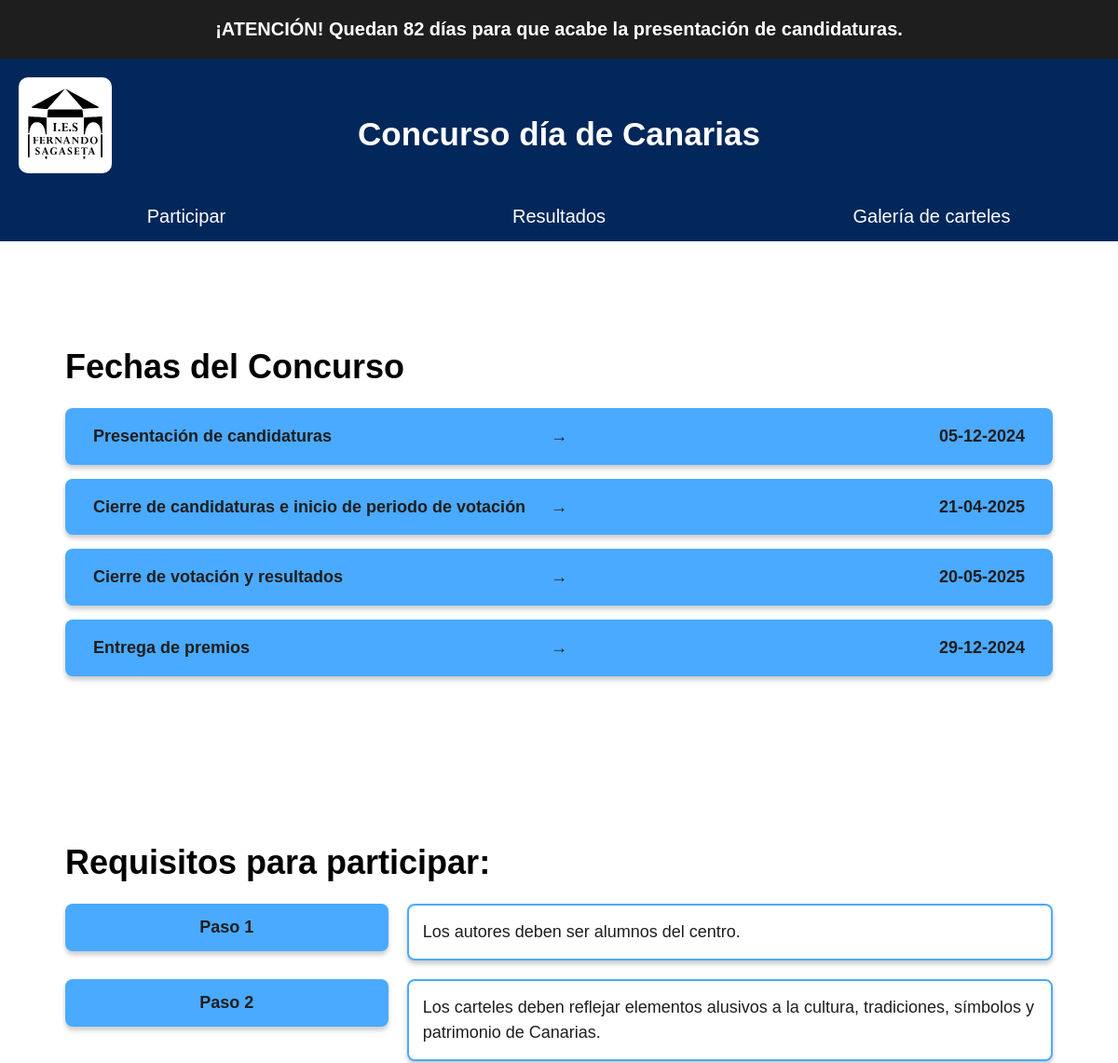
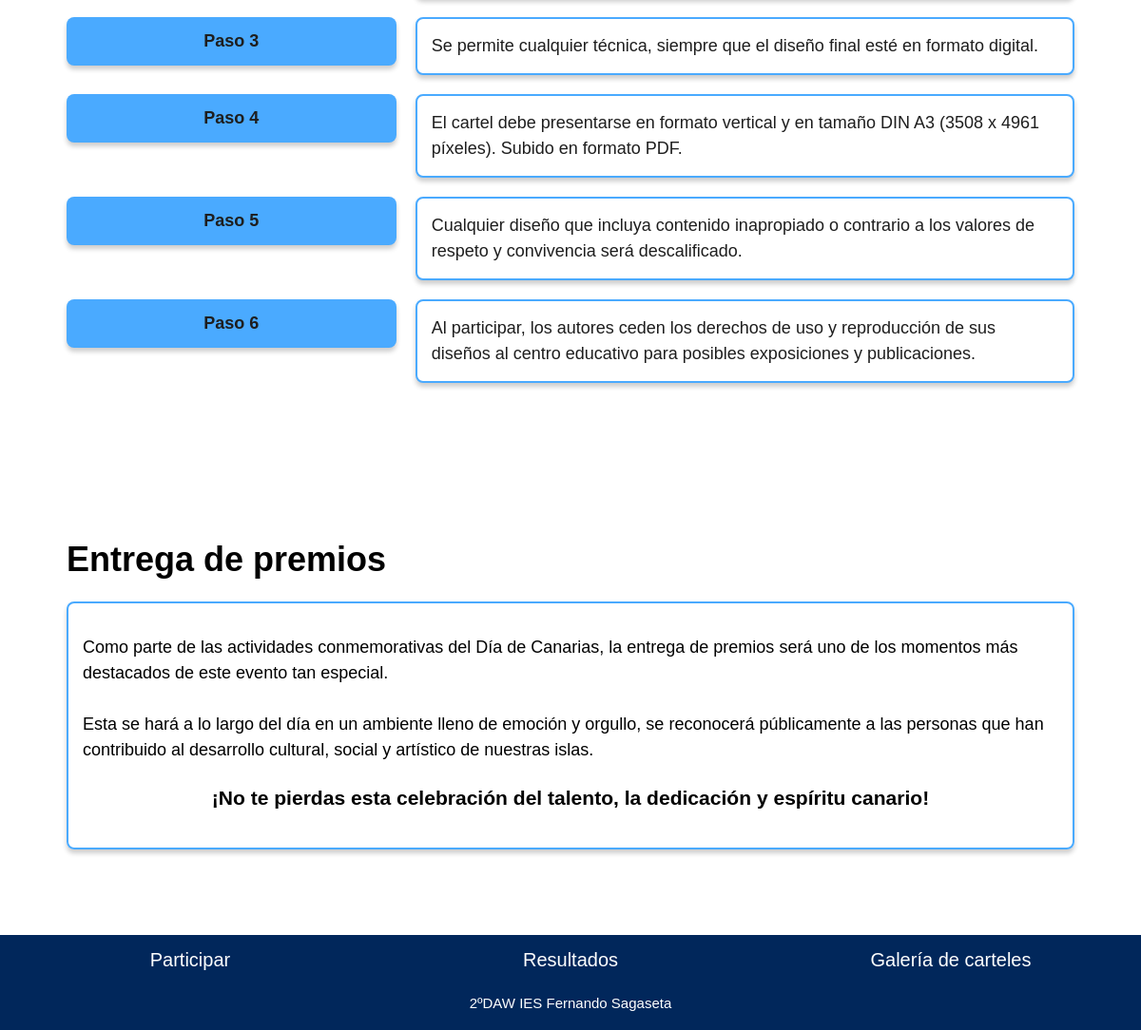
The page / on the database its author committed (2 pictures, top to bottom).
### tables this page shows
CREATE TABLE `fecha` (
  `id` int(11) NOT NULL,
  `fecha` date NOT NULL,
  `descripcion` text NOT NULL
);

### src/db/cx_alert.php (called while the page is built, shortened)
<?php
function getPlazoActual() {
    $conn = createConnection();
    $query = "SELECT fecha FROM fecha ORDER BY id ASC";
    try {
        $stmt = $conn->prepare($query);
        $stmt->execute();
        $fechas = $stmt->fetchAll(PDO::FETCH_COLUMN);
        $fechaActual = new DateTime();
        $fecha1 = new DateTime($fechas[0]);
        $fecha2 = new DateTime($fechas[1]);
        $fecha3 = new DateTime($fechas[2]);
        if ($fechaActual >= $fecha1 && $fechaActual < $fecha2) {
            return 1;
        } elseif ($fechaActual >= $fecha2 && $fechaActual < $fecha3) {
            return 2;
        } else {
            return 3;
        }
    } catch (PDOException $ex) {
        error_log("Error al ejecutar la consulta: " . $ex->getMessage());
        return 3;
    } finally {
        $conn = null;
    }
}
function getDiasRestantes() {
    $conn = createConnection();
    $query = "SELECT fecha FROM fecha ORDER BY id ASC";
    try {
        $stmt = $conn->prepare($query);
        $stmt->execute();
        $fechas = $stmt->fetchAll(PDO::FETCH_COLUMN);
        $fechaActual = new DateTime();
        $fecha1 = new DateTime($fechas[0]);
        $fecha2 = new DateTime($fechas[1]);
        $fecha3 = new DateTime($fechas[2]);
        if ($fechaActual >= $fecha1 && $fechaActual < $fecha2) {
            return $fechaActual->diff($fecha2)->days;
        } elseif ($fechaActual >= $fecha2 && $fechaActual < $fecha3) {
            return $fechaActual->diff($fecha3)->days;
        } else {
            return null;
        }
    } catch (PDOException $ex) {
        error_log("Error al ejecutar la consulta: " . $ex->getMessage());
        return null;
    } finally {
        $conn = null;
    }
}
?>

### src/db/cx_date.php (called while the page is built, shortened)
<?php
    function getDates(){
        try {
        	$conn = createConnection();
            $stmt = $conn->prepare("
                SELECT fecha, descripcion
                FROM fecha;
            ");
            $stmt->execute();
            return $stmt->fetchAll(PDO::FETCH_BOTH);
        } catch (PDOException $e) {
            echo "Error al realizar la consulta: " . $e->getMessage();
        }
    }
?>

### index.php (the view, shortened to what this page needs)
<!DOCTYPE html>
<html lang="en">
<head>
  <link rel="stylesheet" href="src/styles/base/normalize.css">
  <link rel="stylesheet" href="src/styles/base/base.css">
  <link rel="stylesheet" href="src/styles/header.css">
  <link rel="stylesheet" href="src/styles/footer.css">
  <link rel="stylesheet" href="src/styles/index.css">
</head>
<body>
  <section class="alert">
    <?php
      require_once "src/components/component_alert.php";
    ?>
  </section>
  <div>
    <header class="header_container">
      <a href="index.php" class="logo_sagaseta_container"><img src="src/img/logo_sagaseta.svg" alt="logo" class="logo_sagaseta"></a>
      <h1 class="header_title">Concurso día de Canarias</h1>
    </header>
    <div class="nav">
      <a href="src/pages/participate.php">Participar</a>
      <a href="src/pages/results.php">Resultados</a>
      <a href="src/pages/gallery.php">Galería de carteles</a>
    </div>
  </div>
  <main>
    <section class="section_date">
        <div class="fecha">
          <h1>Fechas del Concurso</h1>
            <?php
            require_once "src/db/cx_date.php";
            $result = getDates();
            if ($result && count($result) > 0) {
                foreach ($result as $fecha) {
                    echo "<div class='date-item'>";
                    echo "<span class='descripcion'>" . htmlspecialchars($fecha['descripcion']) . "</span> &rarr;";
                    echo "<span class='fechas'>" . htmlspecialchars(
                      DateTime::createFromFormat('Y-m-d', $fecha['fecha'])->format('d-m-Y')
                    ) . "</span>";
                    echo "</div>";
                }
            } else {
                echo "<p>No hay fechas disponibles.</p>";
            }
            ?>
        </div>
    </section>
    <section class="requirements">
      <h1>Requisitos para participar:</h1>
      <div class="steps-container">
        <div class="step">Paso 1</div>
        <div class="description">Los autores deben ser alumnos del centro.</div>
        <div class="step">Paso 2</div>
        <div class="description">Los carteles deben reflejar elementos alusivos a la cultura, tradiciones, símbolos y patrimonio de Canarias.</div>
        <div class="step">Paso 3</div>
        <div class="description">Se permite cualquier técnica, siempre que el diseño final esté en formato digital.</div>
        <div class="step">Paso 4</div>
        <div class="description">El cartel debe presentarse en formato vertical y en tamaño DIN A3 (3508 x 4961 píxeles). Subido en formato PDF.</div>
        <div class="step">Paso 5</div>
        <div class="description">Cualquier diseño que incluya contenido inapropiado o contrario a los valores de respeto y convivencia será descalificado.</div>
        <div class="step">Paso 6</div>
        <div class="description">Al participar, los autores ceden los derechos de uso y reproducción de sus diseños al centro educativo para posibles exposiciones y publicaciones.</div>
      </div>
    </section>
    <section class="results">
      <h1>Entrega de premios</h1>
        <div class="awards">
          <p> Como parte de las actividades conmemorativas del Día de Canarias, la entrega de premios será uno de los momentos más destacados de este evento tan especial.
          <br><br>
          Esta se hará a lo largo del día en un ambiente lleno de emoción y orgullo, se reconocerá públicamente a las personas que han contribuido al desarrollo cultural, social y artístico de nuestras islas.
          </p>
          <h3>¡No te pierdas esta celebración del talento, la dedicación y espíritu canario!</h3>
        </div>
      </section>
  </main>
  <footer class="footer_container">
    <div class="nav">
      <a href="src/pages/participate.php">Participar</a>
      <a href="src/pages/results.php">Resultados</a>
      <a href="src/pages/gallery.php">Galería de carteles</a>
    </div>
    <p>2ºDAW IES Fernando Sagaseta</p>
  </footer>
</body>
</html>

### src/components/component_alert.php (shortened to what this page needs)
<?php
    file_exists("../db/cx_alert.php") ? require_once "../db/cx_alert.php" : require_once "src/db/cx_alert.php";
    $plazoActual = getPlazoActual();
    $diasRestantes = getDiasRestantes();
    switch ($plazoActual) {
        case 1:
            echo "<p>¡ATENCIÓN! Quedan " . $diasRestantes . " días para que acabe la presentación de candidaturas.</p>";
            break;
    }
?>

### src/styles/base/base.css (style rules this page uses)
:root { --blue0: rgb(1, 39, 91); --blue1: #0067C2; --blue2: #1D95FF; --blue3: #4AAAFF; --blue4: #78BFFF; --blue5: #A5D5FF; --white: #ffffff; --gray: #9F9F9F; --black: #1E1E1E; }
*, *::after, *::before { box-sizing: inherit; }
html { box-sizing: border-box; font-size: 62.5%; font-family: Arial, sans-serif; }
html, body { margin: 0; height: 100%; }
body { display: flex; flex-direction: column; min-height: 100%; }
main { flex: 1 0 auto; padding: 2rem 2rem; font-size: 1.8rem; }
footer { flex-shrink: 0; width: 100%; }

### src/styles/header.css (style rules this page uses)
.header_container { display: flex; flex-direction: column; background-color: var(--blue0); align-items: center; }
.logo_sagaseta_container { background-color: var(--white); width: fit-content; height: fit-content; padding: 1rem; border-radius: 1rem; margin-top: 2rem; }
.logo_sagaseta { width: 8rem; height: 8rem; color: var(--blue0); }
.header_title { margin: 0; margin: 4rem 0 2rem 0; font-size: 3.5rem; text-wrap: nowrap; color: var(--white); }
.nav { background-color: var(--blue0); width: 100%; display: flex; flex-direction: column; justify-content: center; align-items: center; font-size: 2rem; }
.nav a { width: 100%; padding: 1.5rem 0; text-decoration: none; color: var(--white); text-align: center; }
@media (min-width: 768px) { .header_container { display: grid; grid-template-columns: repeat(4, 1fr); grid-column-gap: 2rem; } }
@media (min-width: 768px) { .logo_sagaseta_container { grid-column: 1 / 2; margin: 2rem 0 2rem 2rem; } }
@media (min-width: 768px) { .header_title { grid-column: 2 / 4; text-align: center; } }
@media (min-width: 768px) { .nav { display: flex; flex-direction: row; } }

### src/styles/footer.css (style rules this page uses)
.footer_container { background-color: var(--blue0); display: flex; flex-direction: column; justify-content: center; align-items: center; padding-bottom: 2rem; font-size: 2rem; }
footer p { font-size: 1.5rem; color: var(--white); margin: 0; }
footer .nav { margin-bottom: 1rem; }
@media (min-width: 768px) { .footer_container { display: grid; grid-template-columns: repeat(4, 1fr); grid-column-gap: 2rem; } }
@media (min-width: 768px) { footer .nav { grid-column: 1 / 5; grid-row: 1; display: flex; flex-direction: row; } }
@media (min-width: 768px) { footer p { grid-column: 1 / 5; grid-row: 2; text-align: center; } }

### src/styles/index.css (style rules this page uses)
main { display: flex; flex-direction: column; justify-content: center; align-items: center; width: 100%; padding: 20px; box-sizing: border-box; }
.section_date { text-align: center; margin: 20px auto; padding: 20px; width: 100%; }
.fecha h1 { text-align: left; }
.date-item { display: flex; justify-content: space-between; align-items: center; background-color: var(--blue3); color: var(--black); padding: 15px 20px; margin: 15px auto; font-size: 1.8rem; font-weight: bold; border-radius: 8px; box-shadow: 0 4px 5px rgba(0, 0, 0, 0.2); width: 100%; }
.date-item span:first-child { flex: 1; text-align: left; }
.date-item span:last-child { flex: 1; text-align: right; }
.requirements h1 { text-align: left; }
.requirements { margin: 20px auto; padding: 0 20px; width: 100%; }
.steps-container { display: grid; grid-template-columns: 1fr; gap: 20px; align-items: start; }
.step { background-color: var(--blue3); padding: 15px; border-radius: 8px; font-size: 1.8rem; font-weight: bold; color: var(--black); box-shadow: 0 4px 5px rgba(0, 0, 0, 0.2); text-align: center; }
.description { background-color: var(--white); padding: 15px; border: 2px solid var(--blue3); border-radius: 8px; font-size: 1.8rem; color: var(--black); box-shadow: 0 4px 5px rgba(0, 0, 0, 0.2); text-align: left; line-height: 1.5; }
.results { margin: 20px auto; padding: 0 20px; width: 100%; }
.results .awards { padding: 15px; border: 2px solid var(--blue3); border-radius: 8px; box-shadow: 0 4px 5px rgba(0, 0, 0, 0.2); line-height: 1.5; }
.results .awards h3 { text-align: center; }
@media (min-width: 768px) { main { max-width: 1400px; margin: auto; } }
@media (min-width: 768px) { .section_date { padding: 50px; max-width: 1200px; } }
@media (min-width: 768px) { .date-item { font-size: 1.8rem; padding: 20px 30px; max-width: 100%; } }
@media (min-width: 768px) { .date-item span { font-size: 1.8rem; } }
@media (min-width: 768px) { .requirements { padding: 50px; max-width: 1200px; } }
@media (min-width: 768px) { .steps-container { grid-template-columns: 1fr 2fr; } }
@media (min-width: 768px) { .results { padding: 50px; max-width: 1200px; } }
.alert { background-color: var(--black); color: var(--white); text-align: center; font-weight: bold; font-size: 20px; }

### rows shown on the page
fecha: descripcion "Presentación de candidaturas", fecha "05-12-2024"
fecha: descripcion "Cierre de candidaturas e inicio de periodo de votación", fecha "21-04-2025"
fecha: descripcion "Cierre de votación y resultados", fecha "20-05-2025"
fecha: descripcion "Entrega de premios", fecha "29-12-2024"

### other values the page prints
$diasRestantes "82"
